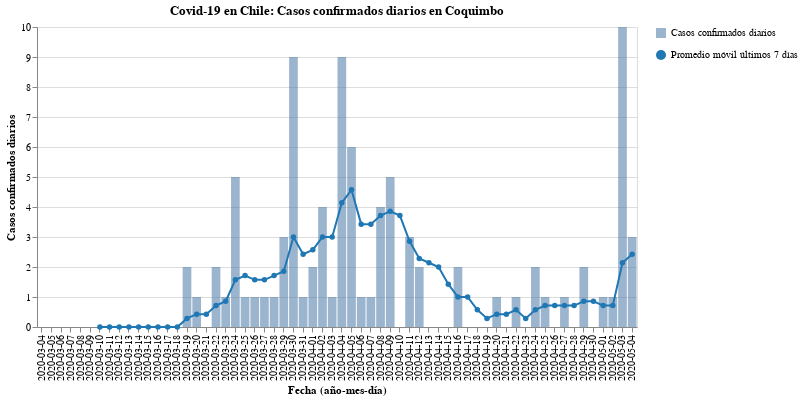

Here is the notebook cell this chart was saved with:
### Code cell
#hide_input
bars, line = my_cases_plot(region)
(bars + line).properties(
    title=f'Covid-19 en Chile: Casos confirmados diarios en {region}',
    width=600
)

### Figure 1 — Vega-Lite specification as saved in the notebook (floating-point values rounded to 4 significant figures)
{"config": {"view": {"continuousWidth": 400, "continuousHeight": 300}}, "layer": [{"mark": {"type": "bar", "opacity": 0.7}, "encoding": {"opacity": {"type": "nominal", "field": "Casos confirmados diarios", "legend": {"title": ""}}, "tooltip": [{"type": "nominal", "field": "Fecha"}, {"type": "quantitative", "field": "Casos confirmados"}], "x": {"type": "nominal", "axis": {"title": "Fecha (año-mes-día)"}, "field": "Fecha"}, "y": {"type": "quantitative", "axis": {"title": "Casos confirmados diarios"}, "field": "Casos confirmados"}}}, {"mark": {"type": "line", "color": "#1f77b4", "point": {"filled": true, "fill": "#1f77b4"}}, "encoding": {"shape": {"type": "nominal", "field": "Promedio móvil últimos 7 días", "legend": {"title": ""}}, "x": {"type": "nominal", "axis": {"title": "Fecha (año-mes-día)"}, "field": "Fecha"}, "y": {"type": "quantitative", "field": "Rolling"}}}], "data": {"name": "data-3bfb567dc590b9db0c1e9de722c2f5b5"}, "title": "Covid-19 en Chile: Casos confirmados diarios en Coquimbo", "width": 600, "$schema": "https://vega.github.io/schema/vega-lite/v4.8.1.json", "datasets": {"data-3bfb567dc590b9db0c1e9de722c2f5b5": [{"Fecha": "2020-03-04", "Casos confirmados": 0, "Rolling": null, "Casos confirmados diarios": "Casos confirmados diarios", "Promedio móvil últimos 7 días": "Promedio móvil últimos 7 días"}, {"Fecha": "2020-03-05", "Casos confirmados": 0, "Rolling": null, "Casos confirmados diarios": "Casos confirmados diarios", "Promedio móvil últimos 7 días": "Promedio móvil últimos 7 días"}, {"Fecha": "2020-03-06", "Casos confirmados": 0, "Rolling": null, "Casos confirmados diarios": "Casos confirmados diarios", "Promedio móvil últimos 7 días": "Promedio móvil últimos 7 días"}, {"Fecha": "2020-03-07", "Casos confirmados": 0, "Rolling": null, "Casos confirmados diarios": "Casos confirmados diarios", "Promedio móvil últimos 7 días": "Promedio móvil últimos 7 días"}, {"Fecha": "2020-03-08", "Casos confirmados": 0, "Rolling": null, "Casos confirmados diarios": "Casos confirmados diarios", "Promedio móvil últimos 7 días": "Promedio móvil últimos 7 días"}, {"Fecha": "2020-03-09", "Casos confirmados": 0, "Rolling": null, "Casos confirmados diarios": "Casos confirmados diarios", "Promedio móvil últimos 7 días": "Promedio móvil últimos 7 días"}, {"Fecha": "2020-03-10", "Casos confirmados": 0, "Rolling": 0.0, "Casos confirmados diarios": "Casos confirmados diarios", "Promedio móvil últimos 7 días": "Promedio móvil últimos 7 días"}, {"Fecha": "2020-03-11", "Casos confirmados": 0, "Rolling": 0.0, "Casos confirmados diarios": "Casos confirmados diarios", "Promedio móvil últimos 7 días": "Promedio móvil últimos 7 días"}, {"Fecha": "2020-03-12", "Casos confirmados": 0, "Rolling": 0.0, "Casos confirmados diarios": "Casos confirmados diarios", "Promedio móvil últimos 7 días": "Promedio móvil últimos 7 días"}, {"Fecha": "2020-03-13", "Casos confirmados": 0, "Rolling": 0.0, "Casos confirmados diarios": "Casos confirmados diarios", "Promedio móvil últimos 7 días": "Promedio móvil últimos 7 días"}, {"Fecha": "2020-03-14", "Casos confirmados": 0, "Rolling": 0.0, "Casos confirmados diarios": "Casos confirmados diarios", "Promedio móvil últimos 7 días": "Promedio móvil últimos 7 días"}, {"Fecha": "2020-03-15", "Casos confirmados": 0, "Rolling": 0.0, "Casos confirmados diarios": "Casos confirmados diarios", "Promedio móvil últimos 7 días": "Promedio móvil últimos 7 días"}, {"Fecha": "2020-03-16", "Casos confirmados": 0, "Rolling": 0.0, "Casos confirmados diarios": "Casos confirmados diarios", "Promedio móvil últimos 7 días": "Promedio móvil últimos 7 días"}, {"Fecha": "2020-03-17", "Casos confirmados": 0, "Rolling": 0.0, "Casos confirmados diarios": "Casos confirmados diarios", "Promedio móvil últimos 7 días": "Promedio móvil últimos 7 días"}, {"Fecha": "2020-03-18", "Casos confirmados": 0, "Rolling": 0.0, "Casos confirmados diarios": "Casos confirmados diarios", "Promedio móvil últimos 7 días": "Promedio móvil últimos 7 días"}, {"Fecha": "2020-03-19", "Casos confirmados": 2, "Rolling": 0.2857, "Casos confirmados diarios": "Casos confirmados diarios", "Promedio móvil últimos 7 días": "Promedio móvil últimos 7 días"}, {"Fecha": "2020-03-20", "Casos confirmados": 1, "Rolling": 0.4286, "Casos confirmados diarios": "Casos confirmados diarios", "Promedio móvil últimos 7 días": "Promedio móvil últimos 7 días"}, {"Fecha": "2020-03-21", "Casos confirmados": 0, "Rolling": 0.4286, "Casos confirmados diarios": "Casos confirmados diarios", "Promedio móvil últimos 7 días": "Promedio móvil últimos 7 días"}, {"Fecha": "2020-03-22", "Casos confirmados": 2, "Rolling": 0.7143, "Casos confirmados diarios": "Casos confirmados diarios", "Promedio móvil últimos 7 días": "Promedio móvil últimos 7 días"}, {"Fecha": "2020-03-23", "Casos confirmados": 1, "Rolling": 0.8571, "Casos confirmados diarios": "Casos confirmados diarios", "Promedio móvil últimos 7 días": "Promedio móvil últimos 7 días"}, {"Fecha": "2020-03-24", "Casos confirmados": 5, "Rolling": 1.571, "Casos confirmados diarios": "Casos confirmados diarios", "Promedio móvil últimos 7 días": "Promedio móvil últimos 7 días"}, {"Fecha": "2020-03-25", "Casos confirmados": 1, "Rolling": 1.714, "Casos confirmados diarios": "Casos confirmados diarios", "Promedio móvil últimos 7 días": "Promedio móvil últimos 7 días"}, {"Fecha": "2020-03-26", "Casos confirmados": 1, "Rolling": 1.571, "Casos confirmados diarios": "Casos confirmados diarios", "Promedio móvil últimos 7 días": "Promedio móvil últimos 7 días"}, {"Fecha": "2020-03-27", "Casos confirmados": 1, "Rolling": 1.571, "Casos confirmados diarios": "Casos confirmados diarios", "Promedio móvil últimos 7 días": "Promedio móvil últimos 7 días"}, {"Fecha": "2020-03-28", "Casos confirmados": 1, "Rolling": 1.714, "Casos confirmados diarios": "Casos confirmados diarios", "Promedio móvil últimos 7 días": "Promedio móvil últimos 7 días"}, {"Fecha": "2020-03-29", "Casos confirmados": 3, "Rolling": 1.857, "Casos confirmados diarios": "Casos confirmados diarios", "Promedio móvil últimos 7 días": "Promedio móvil últimos 7 días"}, {"Fecha": "2020-03-30", "Casos confirmados": 9, "Rolling": 3.0, "Casos confirmados diarios": "Casos confirmados diarios", "Promedio móvil últimos 7 días": "Promedio móvil últimos 7 días"}, {"Fecha": "2020-03-31", "Casos confirmados": 1, "Rolling": 2.429, "Casos confirmados diarios": "Casos confirmados diarios", "Promedio móvil últimos 7 días": "Promedio móvil últimos 7 días"}, {"Fecha": "2020-04-01", "Casos confirmados": 2, "Rolling": 2.571, "Casos confirmados diarios": "Casos confirmados diarios", "Promedio móvil últimos 7 días": "Promedio móvil últimos 7 días"}, {"Fecha": "2020-04-02", "Casos confirmados": 4, "Rolling": 3.0, "Casos confirmados diarios": "Casos confirmados diarios", "Promedio móvil últimos 7 días": "Promedio móvil últimos 7 días"}, {"Fecha": "2020-04-03", "Casos confirmados": 1, "Rolling": 3.0, "Casos confirmados diarios": "Casos confirmados diarios", "Promedio móvil últimos 7 días": "Promedio móvil últimos 7 días"}, {"Fecha": "2020-04-04", "Casos confirmados": 9, "Rolling": 4.143, "Casos confirmados diarios": "Casos confirmados diarios", "Promedio móvil últimos 7 días": "Promedio móvil últimos 7 días"}, {"Fecha": "2020-04-05", "Casos confirmados": 6, "Rolling": 4.571, "Casos confirmados diarios": "Casos confirmados diarios", "Promedio móvil últimos 7 días": "Promedio móvil últimos 7 días"}, {"Fecha": "2020-04-06", "Casos confirmados": 1, "Rolling": 3.429, "Casos confirmados diarios": "Casos confirmados diarios", "Promedio móvil últimos 7 días": "Promedio móvil últimos 7 días"}, {"Fecha": "2020-04-07", "Casos confirmados": 1, "Rolling": 3.429, "Casos confirmados diarios": "Casos confirmados diarios", "Promedio móvil últimos 7 días": "Promedio móvil últimos 7 días"}, {"Fecha": "2020-04-08", "Casos confirmados": 4, "Rolling": 3.714, "Casos confirmados diarios": "Casos confirmados diarios", "Promedio móvil últimos 7 días": "Promedio móvil últimos 7 días"}, {"Fecha": "2020-04-09", "Casos confirmados": 5, "Rolling": 3.857, "Casos confirmados diarios": "Casos confirmados diarios", "Promedio móvil últimos 7 días": "Promedio móvil últimos 7 días"}, {"Fecha": "2020-04-10", "Casos confirmados": 0, "Rolling": 3.714, "Casos confirmados diarios": "Casos confirmados diarios", "Promedio móvil últimos 7 días": "Promedio móvil últimos 7 días"}, {"Fecha": "2020-04-11", "Casos confirmados": 3, "Rolling": 2.857, "Casos confirmados diarios": "Casos confirmados diarios", "Promedio móvil últimos 7 días": "Promedio móvil últimos 7 días"}, {"Fecha": "2020-04-12", "Casos confirmados": 2, "Rolling": 2.286, "Casos confirmados diarios": "Casos confirmados diarios", "Promedio móvil últimos 7 días": "Promedio móvil últimos 7 días"}, {"Fecha": "2020-04-13", "Casos confirmados": 0, "Rolling": 2.143, "Casos confirmados diarios": "Casos confirmados diarios", "Promedio móvil últimos 7 días": "Promedio móvil últimos 7 días"}, {"Fecha": "2020-04-14", "Casos confirmados": 0, "Rolling": 2.0, "Casos confirmados diarios": "Casos confirmados diarios", "Promedio móvil últimos 7 días": "Promedio móvil últimos 7 días"}, {"Fecha": "2020-04-15", "Casos confirmados": 0, "Rolling": 1.429, "Casos confirmados diarios": "Casos confirmados diarios", "Promedio móvil últimos 7 días": "Promedio móvil últimos 7 días"}, {"Fecha": "2020-04-16", "Casos confirmados": 2, "Rolling": 1.0, "Casos confirmados diarios": "Casos confirmados diarios", "Promedio móvil últimos 7 días": "Promedio móvil últimos 7 días"}, {"Fecha": "2020-04-17", "Casos confirmados": 0, "Rolling": 1.0, "Casos confirmados diarios": "Casos confirmados diarios", "Promedio móvil últimos 7 días": "Promedio móvil últimos 7 días"}, {"Fecha": "2020-04-18", "Casos confirmados": 0, "Rolling": 0.5714, "Casos confirmados diarios": "Casos confirmados diarios", "Promedio móvil últimos 7 días": "Promedio móvil últimos 7 días"}, {"Fecha": "2020-04-19", "Casos confirmados": 0, "Rolling": 0.2857, "Casos confirmados diarios": "Casos confirmados diarios", "Promedio móvil últimos 7 días": "Promedio móvil últimos 7 días"}, {"Fecha": "2020-04-20", "Casos confirmados": 1, "Rolling": 0.4286, "Casos confirmados diarios": "Casos confirmados diarios", "Promedio móvil últimos 7 días": "Promedio móvil últimos 7 días"}, {"Fecha": "2020-04-21", "Casos confirmados": 0, "Rolling": 0.4286, "Casos confirmados diarios": "Casos confirmados diarios", "Promedio móvil últimos 7 días": "Promedio móvil últimos 7 días"}, {"Fecha": "2020-04-22", "Casos confirmados": 1, "Rolling": 0.5714, "Casos confirmados diarios": "Casos confirmados diarios", "Promedio móvil últimos 7 días": "Promedio móvil últimos 7 días"}, {"Fecha": "2020-04-23", "Casos confirmados": 0, "Rolling": 0.2857, "Casos confirmados diarios": "Casos confirmados diarios", "Promedio móvil últimos 7 días": "Promedio móvil últimos 7 días"}, {"Fecha": "2020-04-24", "Casos confirmados": 2, "Rolling": 0.5714, "Casos confirmados diarios": "Casos confirmados diarios", "Promedio móvil últimos 7 días": "Promedio móvil últimos 7 días"}, {"Fecha": "2020-04-25", "Casos confirmados": 1, "Rolling": 0.7143, "Casos confirmados diarios": "Casos confirmados diarios", "Promedio móvil últimos 7 días": "Promedio móvil últimos 7 días"}, {"Fecha": "2020-04-26", "Casos confirmados": 0, "Rolling": 0.7143, "Casos confirmados diarios": "Casos confirmados diarios", "Promedio móvil últimos 7 días": "Promedio móvil últimos 7 días"}, {"Fecha": "2020-04-27", "Casos confirmados": 1, "Rolling": 0.7143, "Casos confirmados diarios": "Casos confirmados diarios", "Promedio móvil últimos 7 días": "Promedio móvil últimos 7 días"}, {"Fecha": "2020-04-28", "Casos confirmados": 0, "Rolling": 0.7143, "Casos confirmados diarios": "Casos confirmados diarios", "Promedio móvil últimos 7 días": "Promedio móvil últimos 7 días"}, {"Fecha": "2020-04-29", "Casos confirmados": 2, "Rolling": 0.8571, "Casos confirmados diarios": "Casos confirmados diarios", "Promedio móvil últimos 7 días": "Promedio móvil últimos 7 días"}, {"Fecha": "2020-04-30", "Casos confirmados": 0, "Rolling": 0.8571, "Casos confirmados diarios": "Casos confirmados diarios", "Promedio móvil últimos 7 días": "Promedio móvil últimos 7 días"}, {"Fecha": "2020-05-01", "Casos confirmados": 1, "Rolling": 0.7143, "Casos confirmados diarios": "Casos confirmados diarios", "Promedio móvil últimos 7 días": "Promedio móvil últimos 7 días"}, {"Fecha": "2020-05-02", "Casos confirmados": 1, "Rolling": 0.7143, "Casos confirmados diarios": "Casos confirmados diarios", "Promedio móvil últimos 7 días": "Promedio móvil últimos 7 días"}, {"Fecha": "2020-05-03", "Casos confirmados": 10, "Rolling": 2.143, "Casos confirmados diarios": "Casos confirmados diarios", "Promedio móvil últimos 7 días": "Promedio móvil últimos 7 días"}, {"Fecha": "2020-05-04", "Casos confirmados": 3, "Rolling": 2.429, "Casos confirmados diarios": "Casos confirmados diarios", "Promedio móvil últimos 7 días": "Promedio móvil últimos 7 días"}]}}
